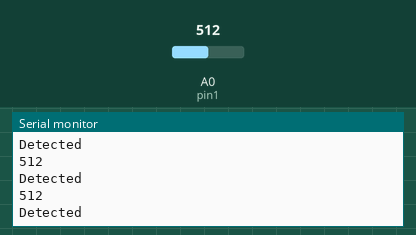
Recording of a sketch running on a simulated Arduino Uno, built with avr-gcc and run on an emulated ATmega328P. Parts: the last lines printed to the serial monitor. The inputs (shaded band) are chosen by the test bench; at power-on: A0 (pin1) = 512.

Above: at 1.2 s.
1.3 s: A0 (pin1) set to 487
At 1.31 s:
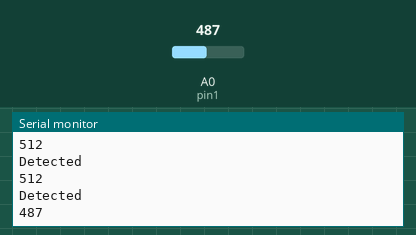
2.9 s: A0 (pin1) set to 510
At 2.92 s:
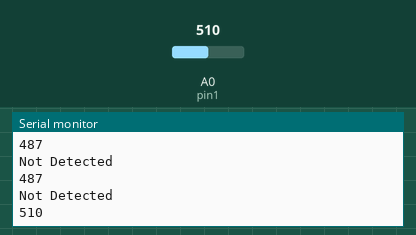
Timing chart, 0 to 5.9 s (numbered marks = the images above; inputs shaded):
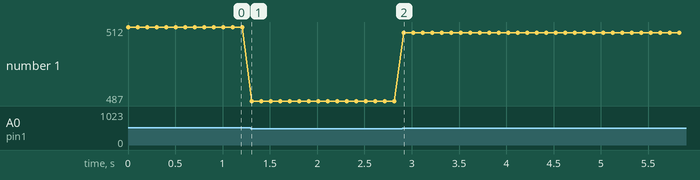

Measured:
- the behaviour switches between 501 and 500 on A0 (pin1) (found by bisection; images 0 and 1)
- after the input at 1.3 s, the serial monitor: prints a new line at once (image 1)
- after the input at 2.9 s, the serial monitor: prints a new line at once (image 2)
- plotted number 1: 512 → 487 after the input at 1.3 s, 487 → 510 after the input at 2.9 s

The sketch:

LM393_IR_Sensor_Liq_Detection.ino
```cpp
//const int pin = 8;  // Replace with the desired digital pin number
const int pin1 = A0;  // Replace with the desired Analog pin number
void setup() {
  Serial.begin(9600);  // Initialize the serial monitor

 // pinMode(pin, INPUT);  // Set the pin as an input
  pinMode(pin1, INPUT);  // Set the Analog pin as an input
}

void loop() {
  //int data = digitalRead(pin);  // Read the data from the digital pin
  int data1 = analogRead(pin1);  // Read the data from the Analog pin
  Serial.println(analogRead(pin1));

  //if (data == HIGH) {
  //  Serial.println("Detected");  // Print "Detected" if the pin is high
  //} else {
  //  Serial.println("Not Detected");  // Print "Not Detected" if the pin is low
  //}
  if (data1 > 500) {
    Serial.println("Detected");  // Print "Detected" if the pin is high
  } else {
    Serial.println("Not Detected");  // Print "Not Detected" if the pin is low
  }

  delay(100);  // Delay for stability
}
```
